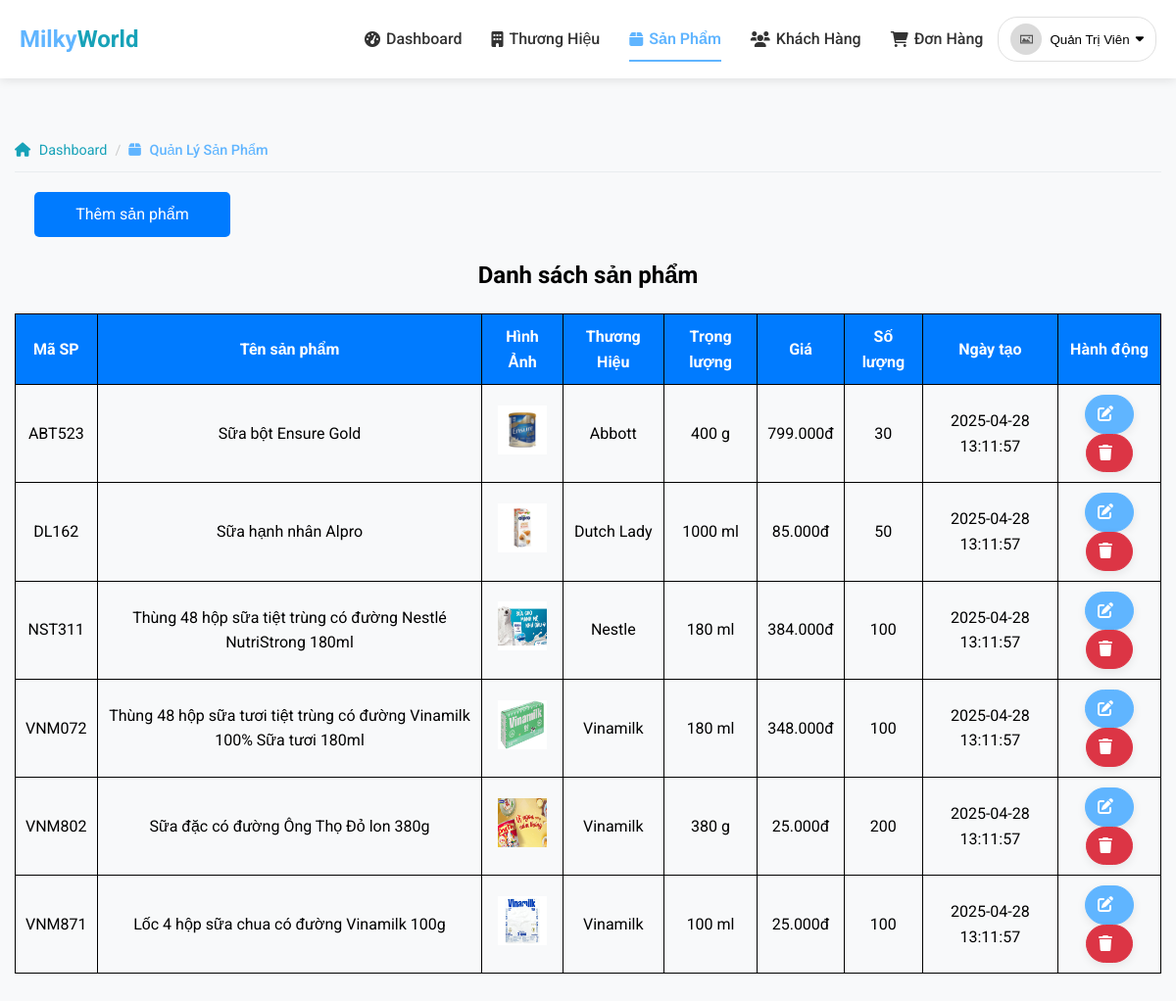
Page /admin/products/index.php (signed in) on the committed database.
### tables this page shows
CREATE TABLE IF NOT EXISTS SanPham (
    MaSP varchar(10) NOT NULL,
    MaDM varchar(10) NOT NULL,
    MaTH varchar(10) NOT NULL,
    TenSP varchar(255) NOT NULL,
    MoTa text,
    Gia decimal(10,2) NOT NULL,
    TrongLuong int,
    DonVi enum('g', 'ml') DEFAULT 'g',
    HinhAnh varchar(255),
    SoLuong int(11) NOT NULL DEFAULT 0,
    TrangThai enum('con_hang', 'het_hang') NOT NULL DEFAULT 'con_hang',
    NgayTao datetime DEFAULT CURRENT_TIMESTAMP,
    NgayCapNhat datetime DEFAULT CURRENT_TIMESTAMP ON UPDATE CURRENT_TIMESTAMP,
    PRIMARY KEY (MaSP),
    FOREIGN KEY (MaDM) REFERENCES DanhMuc(MaDM) ON DELETE CASCADE,
    FOREIGN KEY (MaTH) REFERENCES ThuongHieu(MaTH) ON DELETE CASCADE
);

CREATE TABLE IF NOT EXISTS ThuongHieu (
    MaTH varchar(10) NOT NULL,
    TenTH varchar(255) NOT NULL,
    HinhAnh varchar(255),
    MoTa text,
    NgayTao datetime DEFAULT CURRENT_TIMESTAMP,
    NgayCapNhat datetime DEFAULT CURRENT_TIMESTAMP ON UPDATE CURRENT_TIMESTAMP,
    PRIMARY KEY (MaTH)
);

### admin/products/index.php (the view, shortened to what this page needs)
<?php
require_once("../../layouts/admin/header.php");
$spSQL = "SELECT sp.*, th.TenTH FROM SanPham sp JOIN ThuongHieu th ON sp.MaTH = th.MaTH";
$kq = mysqli_query($conn, $spSQL);
?>
<div class="container">
    <div class="breadcrumb-container fade-in" style="animation-delay: 0.1s;">
        <ul class="breadcrumb">
            <li><a href="../index.php"><i class="fas fa-home"></i> Dashboard</a></li>
            <li class="active">
                <span><i class="fas fa-box"></i> Quản Lý Sản Phẩm</span>
            </li>
        </ul>
        <div class="main">
            <a href="add.php" class="btnThem" style="text-align: center;">Thêm sản phẩm</a>
        </div>
        <h2 style="text-align: center;">Danh sách sản phẩm</h2>
        <table border="1px">
            <tr>
                <th>Mã SP</th>
                <th>Tên sản phẩm</th>
                <th>Hình Ảnh</th>
                <th>Thương Hiệu</th>
                <th>Trọng lượng</th>
                <th>Giá</th>
                <th>Số lượng</th>
                <th>Ngày tạo</th>
                <th>Hành động</th>
            </tr>
            <?php
            while ($row = mysqli_fetch_assoc($kq)) {
            ?>
                <tr>
                    <td><?php echo $row['MaSP']; ?></td>
                    <td><?php echo $row['TenSP']; ?></td>
                    <td>
                        <?php
                        $hinhSP = !empty($row['HinhAnh']) ? '../../assets/images/products/' . $row['HinhAnh'] : '../../assets/images/default-image.jpg';
                        ?>
                        <img src="<?php echo $hinhSP; ?>" alt="Hình ảnh sản phẩm" style="width: 50px; height: 50px;">
                    </td>
                    <td><?php echo $row['TenTH']; ?></td>
                    <td><?php echo $row['TrongLuong']; ?>
                        <?php echo $row['DonVi']; ?>
                    </td>
                    <td><?php echo number_format($row['Gia'], 0, ',', '.'); ?>đ</td>
                    <td><?php echo $row['SoLuong']; ?></td>
                    <td><?php echo $row['NgayTao']; ?></td>
                    <td>
                        <a class="btn btn-primary" href="edit.php?id=<?php echo $row['MaSP']; ?>"><i class="fas fa-edit"></i></a>
                        <a class="btn btn-danger" href="delete.php?id=<?php echo $row['MaSP']; ?>" onclick="return confirm('Bạn có chắc chắn muốn xóa sản phẩm này?')"><i class="fas fa-trash"></i></a>
                    </td>
                </tr>
            <?php
            }
            ?>
        </table>
    </div>
</div>

### assets/css/main.css (style rules this page uses)
:root { --primary-color: #60B5FF; --secondary-color: #6c757d; --accent-color: #17a2b8; --light-color: #f8f9fa; --dark-color: #343a40; --success-color: #28a745; --danger-color: #dc3545; --warning-color: #ffc107; --info-color: #17a2b8; --header-bg: #ffffff; --header-text: #333; --header-hover: #60B5FF; --footer-bg: #493D9E; --dropdown-hover: #f1f5ff; --container-padding: 15px; --section-spacing: 60px 0; --card-padding: 20px; --item-margin: 30px; --border-radius-sm: 8px; --border-radius-md: 12px; --border-radius-lg: 50px; --shadow-sm: 0 3px 10px rgba(0, 0, 0, 0.08); --shadow-md: 0 5px 15px rgba(0, 0, 0, 0.08); --shadow-lg: 0 15px 30px rgba(0, 0, 0, 0.1); }
* { box-sizing: border-box; margin: 0; padding: 0; }
body { min-height: 100vh; display: flex; flex-direction: column; font-family: 'Roboto', sans-serif; background-color: var(--light-color); line-height: 1.6; }
.container { width: 100%; max-width: 1200px; padding: 0 var(--container-padding); margin: 0 auto; }
h1, h2, h3, h4, h5, h6 { font-weight: 700; margin-bottom: 1rem; }
.btn { display: inline-block; font-weight: 500; text-align: center; text-decoration: none; vertical-align: middle; cursor: pointer; border: 1px solid transparent; padding: .375rem .75rem; font-size: 1rem; border-radius: 50px; transition: all 0.3s ease; box-shadow: var(--shadow-sm); }
.btn i { margin-right: 8px; }
.btn-primary { background-color: var(--primary-color); color: white; border-color: var(--primary-color); }
.btn-danger { background-color: var(--danger-color); color: white; border-color: var(--danger-color); }
.fade-in { opacity: 0; animation: fadeIn 0.6s ease forwards; }
.breadcrumb-container { margin-top: 20px; }
.breadcrumb { display: flex; list-style: none; padding: 10px 0; flex-wrap: wrap; border-bottom: 1px solid #e9ecef; }
.breadcrumb li { font-size: 0.9rem; color: var(--secondary-color); }
.breadcrumb li:not(:last-child):after { content: '/'; margin: 0 8px; color: #ccc; }
.breadcrumb a { color: var(--secondary-color); text-decoration: none; transition: color 0.3s ease; }
.breadcrumb i { margin-right: 5px; }
.breadcrumb .active { color: var(--primary-color); font-weight: 500; }

### assets/css/admin.css (style rules this page uses)
.btnThem { margin: 20px; padding: 10px 20px; font-size: 16px; background-color: #007bff; color: white; border: none; border-radius: 5px; text-decoration: none; display:block; width:200px; }
.main a { text-align: center; }
table { width: 100%; border-collapse: collapse; margin: 20px 0; }
table th { background-color: #007bff; color: #fff; }
table th, table td { padding: 10px; text-align: center; border: 1px solid black; }

### assets/css/layouts.css (style rules this page uses)
:root { --primary-color: #60B5FF; --secondary-color: #17a2b8; --dark-color: #343a40; --light-color: #f8f9fa; --gray-color: #6c757d; --footer-bg: #493D9E; --footer-text: rgba(255, 255, 255, 0.7); --header-bg: #ffffff; --header-text: #333; --header-hover: #60B5FF; }
html, body { height: 100%; margin: 0; padding: 0; }
body { display: flex; flex-direction: column; min-height: 100vh; }
.container { flex: 1 0 auto; }

### rows in the picture
sanpham: MaSP "ABT523", TenSP "Sữa bột Ensure Gold", HinhAnh (picture), MaTH.TenTH "Abbott", TrongLuong "400", DonVi "g", Gia "799.000", SoLuong "30", NgayTao "2025-04-28 13:11:57"
sanpham: MaSP "DL162", TenSP "Sữa hạnh nhân Alpro", HinhAnh (picture), MaTH.TenTH "Dutch Lady", TrongLuong "1000", DonVi "ml", Gia "85.000", SoLuong "50", NgayTao "2025-04-28 13:11:57"
sanpham: MaSP "NST311", TenSP "Thùng 48 hộp sữa tiệt trùng có đường Nestlé NutriStrong 180ml", HinhAnh (picture), MaTH.TenTH "Nestle", TrongLuong "180", DonVi "ml", Gia "384.000", SoLuong "100", NgayTao "2025-04-28 13:11:57"
sanpham: MaSP "VNM072", TenSP "Thùng 48 hộp sữa tươi tiệt trùng có đường Vinamilk 100% Sữa tươi 180ml", HinhAnh (picture), MaTH.TenTH "Vinamilk", TrongLuong "180", DonVi "ml", Gia "348.000", SoLuong "100", NgayTao "2025-04-28 13:11:57"
sanpham: MaSP "VNM802", TenSP "Sữa đặc có đường Ông Thọ Đỏ lon 380g", HinhAnh (picture), MaTH.TenTH "Vinamilk", TrongLuong "380", DonVi "g", Gia "25.000", SoLuong "200", NgayTao "2025-04-28 13:11:57"
sanpham: MaSP "VNM871", TenSP "Lốc 4 hộp sữa chua có đường Vinamilk 100g", HinhAnh (picture), MaTH.TenTH "Vinamilk", TrongLuong "100", DonVi "ml", Gia "25.000", SoLuong "100", NgayTao "2025-04-28 13:11:57"

### other values in the picture
$data['name'] "Dashboard"
$data['name'] "Thương Hiệu"
$data['name'] "Sản Phẩm"
$data['name'] "Khách Hàng"
$data['name'] "Đơn Hàng"
$user['TenKH'] "Quản Trị Viên"
